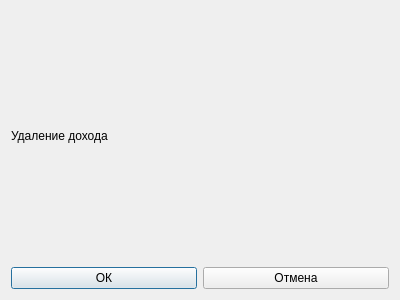
<?xml version="1.0" encoding="UTF-8"?>
<ui version="4.0">
 <class>DialogRemoveIncome</class>
 <widget class="QDialog" name="DialogRemoveIncome">
  <property name="geometry">
   <rect>
    <x>0</x>
    <y>0</y>
    <width>400</width>
    <height>300</height>
   </rect>
  </property>
  <property name="windowTitle">
   <string>Dialog</string>
  </property>
  <layout class="QGridLayout" name="gridLayout">
   <item row="1" column="0">
    <widget class="QPushButton" name="OK">
     <property name="text">
      <string>ОК</string>
     </property>
    </widget>
   </item>
   <item row="0" column="0">
    <widget class="QLabel" name="label">
     <property name="text">
      <string>Удаление дохода</string>
     </property>
    </widget>
   </item>
   <item row="1" column="1">
    <widget class="QPushButton" name="Close">
     <property name="text">
      <string>Отмена</string>
     </property>
    </widget>
   </item>
  </layout>
 </widget>
 <resources/>
 <connections/>
</ui>
